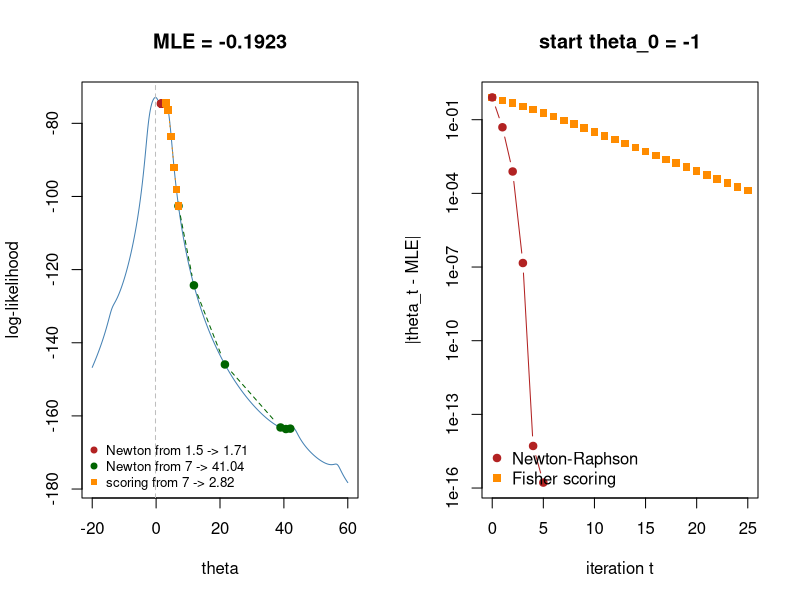

Write the R code that produced this figure.
# Cauchy location log-likelihood: Newton-Raphson versus Fisher scoring.
x <- c(1.77, -0.23, 2.76, 3.80, 3.47, 56.75, -1.34, 4.24, -2.44, 3.29,
       3.71, -2.40, 4.53, -0.07, -1.05, -13.87, -2.53, -1.75, 0.27, 43.21)
n <- length(x)
loglik <- function(t) -sum(log(1 + (x - t)^2)) - n * log(pi)
score <- function(t) sum(2 * (x - t) / (1 + (x - t)^2))
obs_info <- function(t) 2 * sum((1 - (x - t)^2) / (1 + (x - t)^2)^2)  # J(theta) = -l''

newton <- function(t, k) {
  path <- t
  for (i in 1:k) { t <- t + score(t) / obs_info(t); path <- c(path, t) }
  path
}
scoring <- function(t, k) {
  path <- t
  for (i in 1:k) { t <- t + score(t) / (n / 2); path <- c(path, t) }  # I(theta) = n/2
  path
}

mle <- tail(newton(-0.2, 50), 1)
op <- par(mfrow = c(1, 2))
grid <- seq(-20, 60, length.out = 4000)
plot(grid, sapply(grid, loglik), type = "l", col = "steelblue",
     xlab = "theta", ylab = "log-likelihood", main = sprintf("MLE = %.4f", mle))
p1 <- newton(1.5, 30); p2 <- newton(7, 30); p3 <- scoring(7, 30)
points(p1[1:6], sapply(p1[1:6], loglik), type = "b", lty = 2, col = "firebrick", pch = 19)
points(p2[1:6], sapply(p2[1:6], loglik), type = "b", lty = 2, col = "darkgreen", pch = 19)
points(p3[1:8], sapply(p3[1:8], loglik), type = "b", lty = 3, col = "darkorange", pch = 15)
abline(v = mle, lty = 2, col = "gray")
legend("bottomleft", bty = "n", cex = 0.8, col = c("firebrick", "darkgreen", "darkorange"),
       pch = c(19, 19, 15),
       legend = sprintf(c("Newton from 1.5 -> %.2f", "Newton from 7 -> %.2f", "scoring from 7 -> %.2f"),
                        c(tail(p1, 1), tail(p2, 1), tail(p3, 1))))

k <- 25
e_nr <- abs(newton(-1, k) - mle); e_fs <- abs(scoring(-1, k) - mle)
e_nr[e_nr < 1e-16] <- NA
plot(0:k, e_fs, log = "y", type = "b", pch = 15, col = "darkorange",
     ylim = range(c(e_nr, e_fs), na.rm = TRUE),
     xlab = "iteration t", ylab = "|theta_t - MLE|", main = "start theta_0 = -1")
lines(0:k, e_nr, type = "b", pch = 19, col = "firebrick")
legend("bottomleft", bty = "n", legend = c("Newton-Raphson", "Fisher scoring"),
       col = c("firebrick", "darkorange"), pch = c(19, 15))
par(op)
